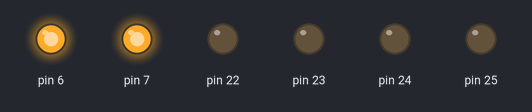
This sketch was run on a simulated Arduino Mega 2560, built with avr-gcc and run on an emulated ATmega2560. Parts: output pins drawn as LEDs (lit = HIGH).

Above: at 0.1 s.
Timing chart, 0 to 1.6 s (numbered marks = the images above):
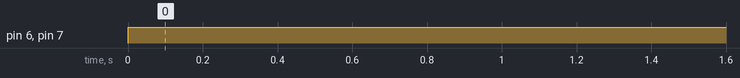

The sketch:

combined.ino
```cpp
void setup(){
 pinMode(6,OUTPUT);
pinMode(7,OUTPUT);
pinMode(22,OUTPUT);
pinMode(23,OUTPUT);
pinMode(24,OUTPUT);
pinMode(25,OUTPUT);

}

void loop(){

 digitalWrite(22,LOW);
 digitalWrite(23,LOW);
 digitalWrite(24,LOW);
 digitalWrite(25,LOW);

for(int i=0;i<=255;i+=10){
  analogWrite(7,255);
  analogWrite(6,255);
  delay(50);
}

}
```

Measured:
- by itself, pin 6, pin 7: LOW → HIGH at 0.00 s
